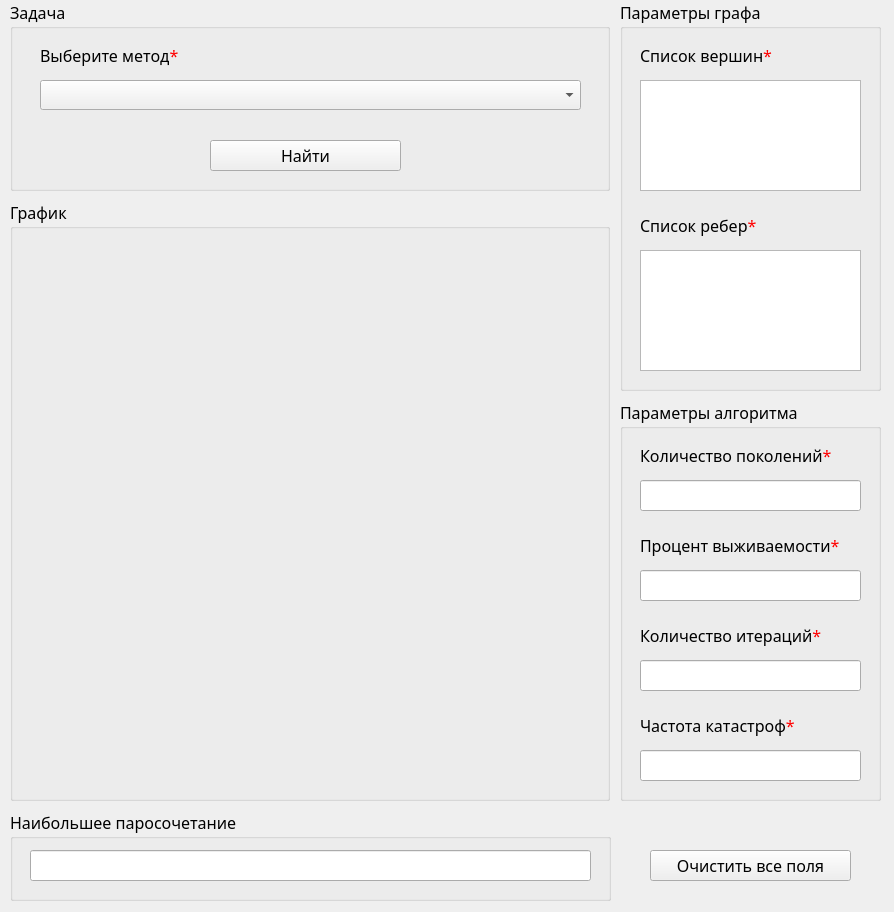
<?xml version="1.0" encoding="UTF-8"?>
<ui version="4.0">
 <class>MainWindow</class>
 <widget class="QMainWindow" name="MainWindow">
  <property name="geometry">
   <rect>
    <x>0</x>
    <y>0</y>
    <width>894</width>
    <height>912</height>
   </rect>
  </property>
  <property name="font">
   <font>
    <family>Calibri Light</family>
    <pointsize>12</pointsize>
   </font>
  </property>
  <property name="windowTitle">
   <string>Методы поисковой оптимизации</string>
  </property>
  <widget class="QWidget" name="centralwidget">
   <widget class="QGroupBox" name="groupBox_2">
    <property name="geometry">
     <rect>
      <x>10</x>
      <y>200</y>
      <width>600</width>
      <height>601</height>
     </rect>
    </property>
    <property name="title">
     <string>График</string>
    </property>
   </widget>
   <widget class="QGroupBox" name="groupBox_1">
    <property name="geometry">
     <rect>
      <x>10</x>
      <y>0</y>
      <width>600</width>
      <height>191</height>
     </rect>
    </property>
    <property name="title">
     <string>Задача</string>
    </property>
    <widget class="QComboBox" name="comboBox_1">
     <property name="geometry">
      <rect>
       <x>30</x>
       <y>80</y>
       <width>541</width>
       <height>30</height>
      </rect>
     </property>
     <property name="acceptDrops">
      <bool>false</bool>
     </property>
     <property name="autoFillBackground">
      <bool>false</bool>
     </property>
     <property name="editable">
      <bool>false</bool>
     </property>
     <property name="currentText">
      <string/>
     </property>
     <property name="currentIndex">
      <number>-1</number>
     </property>
     <property name="sizeAdjustPolicy">
      <enum>QComboBox::AdjustToContentsOnFirstShow</enum>
     </property>
     <property name="frame">
      <bool>true</bool>
     </property>
     <item>
      <property name="text">
       <string>Генетический алгоритм (модель Дарвина)</string>
      </property>
     </item>
     <item>
      <property name="text">
       <string>Генетический алгоритм (модель де Фриза)</string>
      </property>
     </item>
    </widget>
    <widget class="QLabel" name="label_1">
     <property name="geometry">
      <rect>
       <x>30</x>
       <y>40</y>
       <width>251</width>
       <height>31</height>
      </rect>
     </property>
     <property name="text">
      <string>&lt;html&gt;&lt;head/&gt;&lt;body&gt;&lt;p&gt;Выберите метод&lt;span style=&quot; color:#ff0000;&quot;&gt;*&lt;/span&gt;&lt;/p&gt;&lt;/body&gt;&lt;/html&gt;</string>
     </property>
    </widget>
    <widget class="QPushButton" name="pushButton_1">
     <property name="geometry">
      <rect>
       <x>200</x>
       <y>140</y>
       <width>191</width>
       <height>31</height>
      </rect>
     </property>
     <property name="text">
      <string>Найти</string>
     </property>
    </widget>
   </widget>
   <widget class="QGroupBox" name="groupBox_5">
    <property name="geometry">
     <rect>
      <x>620</x>
      <y>400</y>
      <width>261</width>
      <height>401</height>
     </rect>
    </property>
    <property name="title">
     <string>Параметры алгоритма</string>
    </property>
    <widget class="QLabel" name="label_4">
     <property name="geometry">
      <rect>
       <x>20</x>
       <y>40</y>
       <width>221</width>
       <height>31</height>
      </rect>
     </property>
     <property name="text">
      <string>&lt;html&gt;&lt;head/&gt;&lt;body&gt;&lt;p&gt;Количество поколений&lt;span style=&quot; color:#ff0000;&quot;&gt;*&lt;/span&gt;&lt;/p&gt;&lt;/body&gt;&lt;/html&gt;</string>
     </property>
    </widget>
    <widget class="QLineEdit" name="lineEdit_1">
     <property name="geometry">
      <rect>
       <x>20</x>
       <y>80</y>
       <width>221</width>
       <height>31</height>
      </rect>
     </property>
    </widget>
    <widget class="QLabel" name="label_5">
     <property name="geometry">
      <rect>
       <x>20</x>
       <y>130</y>
       <width>221</width>
       <height>31</height>
      </rect>
     </property>
     <property name="text">
      <string>&lt;html&gt;&lt;head/&gt;&lt;body&gt;&lt;p&gt;Процент выживаемости&lt;span style=&quot; color:#ff0000;&quot;&gt;*&lt;/span&gt;&lt;/p&gt;&lt;/body&gt;&lt;/html&gt;</string>
     </property>
    </widget>
    <widget class="QLineEdit" name="lineEdit_2">
     <property name="geometry">
      <rect>
       <x>20</x>
       <y>170</y>
       <width>221</width>
       <height>31</height>
      </rect>
     </property>
    </widget>
    <widget class="QLabel" name="label_6">
     <property name="geometry">
      <rect>
       <x>20</x>
       <y>220</y>
       <width>221</width>
       <height>31</height>
      </rect>
     </property>
     <property name="text">
      <string>&lt;html&gt;&lt;head/&gt;&lt;body&gt;&lt;p&gt;Количество итераций&lt;span style=&quot; color:#ff0000;&quot;&gt;*&lt;/span&gt;&lt;/p&gt;&lt;/body&gt;&lt;/html&gt;</string>
     </property>
    </widget>
    <widget class="QLineEdit" name="lineEdit_3">
     <property name="geometry">
      <rect>
       <x>20</x>
       <y>260</y>
       <width>221</width>
       <height>31</height>
      </rect>
     </property>
    </widget>
    <widget class="QLineEdit" name="lineEdit_4">
     <property name="geometry">
      <rect>
       <x>20</x>
       <y>350</y>
       <width>221</width>
       <height>31</height>
      </rect>
     </property>
    </widget>
    <widget class="QLabel" name="label_7">
     <property name="geometry">
      <rect>
       <x>20</x>
       <y>310</y>
       <width>221</width>
       <height>31</height>
      </rect>
     </property>
     <property name="text">
      <string>&lt;html&gt;&lt;head/&gt;&lt;body&gt;&lt;p&gt;Частота катастроф&lt;span style=&quot; color:#ff0000;&quot;&gt;*&lt;/span&gt;&lt;/p&gt;&lt;/body&gt;&lt;/html&gt;</string>
     </property>
    </widget>
   </widget>
   <widget class="QGroupBox" name="groupBox_3">
    <property name="geometry">
     <rect>
      <x>10</x>
      <y>810</y>
      <width>601</width>
      <height>91</height>
     </rect>
    </property>
    <property name="title">
     <string>Наибольшее паросочетание</string>
    </property>
    <widget class="QLineEdit" name="lineEdit_5">
     <property name="enabled">
      <bool>true</bool>
     </property>
     <property name="geometry">
      <rect>
       <x>20</x>
       <y>40</y>
       <width>561</width>
       <height>31</height>
      </rect>
     </property>
     <property name="readOnly">
      <bool>true</bool>
     </property>
    </widget>
   </widget>
   <widget class="QGroupBox" name="groupBox_4">
    <property name="geometry">
     <rect>
      <x>620</x>
      <y>0</y>
      <width>261</width>
      <height>391</height>
     </rect>
    </property>
    <property name="title">
     <string>Параметры графа</string>
    </property>
    <widget class="QLabel" name="label_2">
     <property name="geometry">
      <rect>
       <x>20</x>
       <y>40</y>
       <width>221</width>
       <height>31</height>
      </rect>
     </property>
     <property name="text">
      <string>&lt;html&gt;&lt;head/&gt;&lt;body&gt;&lt;p&gt;Список вершин&lt;span style=&quot; color:#ff0000;&quot;&gt;*&lt;/span&gt;&lt;/p&gt;&lt;/body&gt;&lt;/html&gt;</string>
     </property>
    </widget>
    <widget class="QLabel" name="label_3">
     <property name="geometry">
      <rect>
       <x>20</x>
       <y>210</y>
       <width>221</width>
       <height>31</height>
      </rect>
     </property>
     <property name="text">
      <string>&lt;html&gt;&lt;head/&gt;&lt;body&gt;&lt;p&gt;Список ребер&lt;span style=&quot; color:#ff0000;&quot;&gt;*&lt;/span&gt;&lt;/p&gt;&lt;/body&gt;&lt;/html&gt;</string>
     </property>
    </widget>
    <widget class="QTextEdit" name="textEdit_1">
     <property name="geometry">
      <rect>
       <x>20</x>
       <y>80</y>
       <width>221</width>
       <height>111</height>
      </rect>
     </property>
     <property name="toolTip">
      <string/>
     </property>
     <property name="toolTipDuration">
      <number>-1</number>
     </property>
     <property name="documentTitle">
      <string/>
     </property>
     <property name="placeholderText">
      <string/>
     </property>
    </widget>
    <widget class="QTextEdit" name="textEdit_2">
     <property name="geometry">
      <rect>
       <x>20</x>
       <y>250</y>
       <width>221</width>
       <height>121</height>
      </rect>
     </property>
     <property name="toolTip">
      <string/>
     </property>
     <property name="toolTipDuration">
      <number>-1</number>
     </property>
     <property name="documentTitle">
      <string/>
     </property>
     <property name="placeholderText">
      <string/>
     </property>
    </widget>
   </widget>
   <widget class="QPushButton" name="pushButton_2">
    <property name="geometry">
     <rect>
      <x>650</x>
      <y>850</y>
      <width>201</width>
      <height>31</height>
     </rect>
    </property>
    <property name="text">
     <string>Очистить все поля</string>
    </property>
   </widget>
  </widget>
 </widget>
 <resources/>
 <connections/>
</ui>
